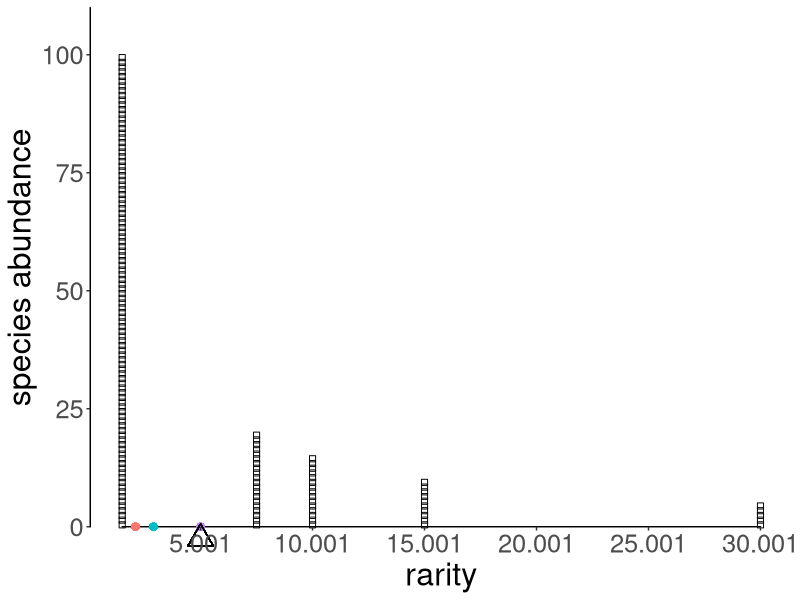
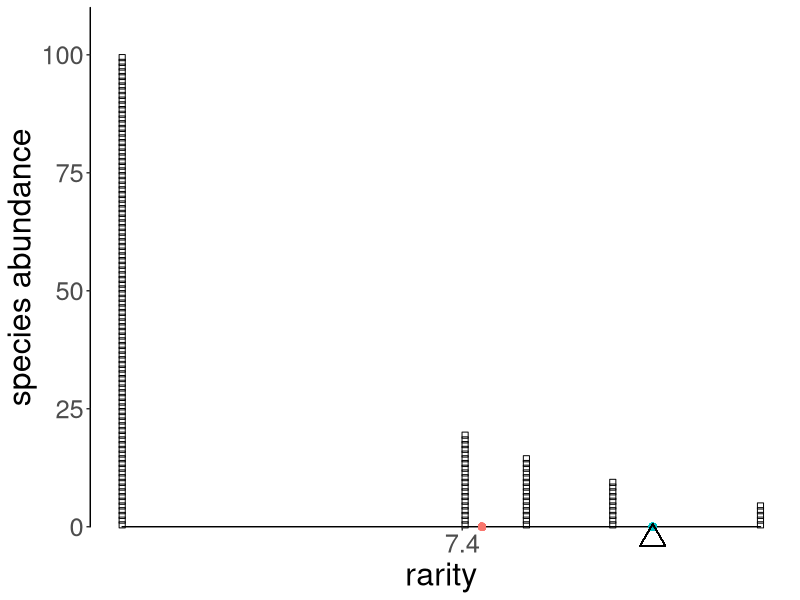
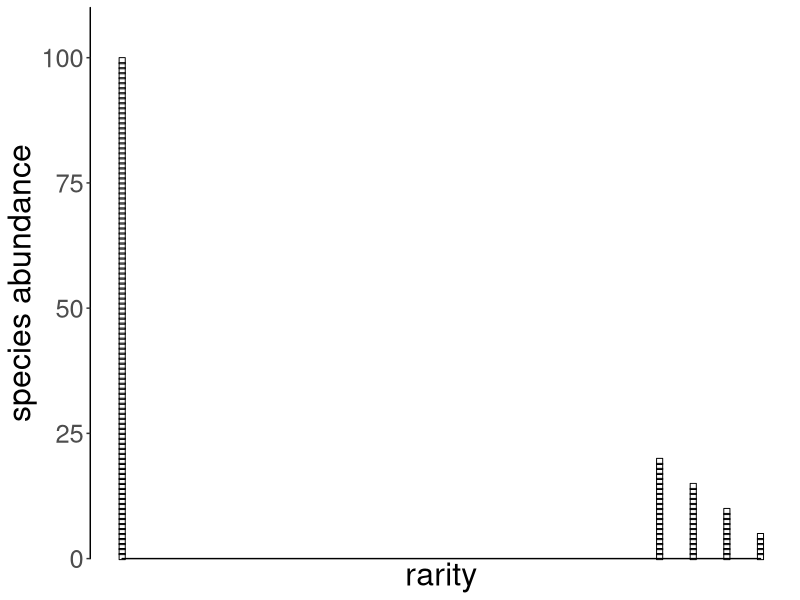

Recreate these plots in R, in order.
library(tidyverse)
library(ggthemes)
library(grid)

theme_set(theme_tufte(base_family = "sans"))
library(scales) # trans_new() is in the scales library

epsPretty <- 1e-4
offStart <- 1e-3

pfun=function(x, pow, offset=offStart){
	if (pow==0) return(log(x))
	r <- sign(pow)*(x+offset)^pow
	cat("pfun", x, "pow", pow, "v", r, "\n")
	return(r)
}

ipfun=function(x, pow, offset=offStart){
	if (pow==0) return(exp(x))
	r <- sign(pow)*(x)^(1/pow)
	cat("ipfun", x, "pow", pow, "v", r, "\n")
	return(r)
}

#add a diversity function to make graphs more complicated
dfun<-function(ab, l){ipfun(sum(ab*pfun(sum(ab)/ab, l))/sum(ab),l)}

## This is weird craftiness to make functions above work with coord_trans

prettify <- function(breaks){
    # round numbers, more aggressively the larger they are
    digits <- -floor(log10(abs(breaks))) + 1
    digits[breaks == 0] <- 0
    return(round(breaks, digits = digits))
}

power_trans = function(pow) trans_new(name="power"
    , transform = function(x) pfun(x, pow)
	, inverse = function(x) ipfun(x, pow)
	, breaks = function(x) prettify(
		trans_breaks(
			function(x) pfun(x, pow), function(x) ipfun(x, pow), n =5
		)
		(c(epsPretty,x)*1.1)
	)
    , domain = c(1, 10000)
)

#add some stupid columns and rows to df to make easier to graph
fancy_rep<-function(df){k<-data.frame(df[rep(1:nrow(df), df$abundance),])
    k %>% group_by(abundance) %>% mutate(gr=1:abundance)}

#Function to plot everything, with some complicated parts inside
rarity_plot <- function(abundance, p){
	rf <- tibble(names = as.factor(1:length(abundance))
		, abundance
		, rarity = sum(abundance)/abundance
	)
	div <- summarise(rf, div=ipfun(
		sum(abundance*pfun(rarity, p))/sum(abundance)
		, p
	)) %>% pull(div)
	
	rf2<-fancy_rep(rf) 
	
	rp <- (ggplot(rf2, aes(x=rarity))
	      
	       +geom_point(aes(y=gr-0.6), size=2, shape=22)
	       #line segment instead of stacked boxes
	    # + geom_segment(aes(x=rarity, xend=rarity, y=abundance, yend=0), size=1.6)

	    #This deals with clipping, but messes up axis ticks transformation
	   ## + coord_trans(x=power_trans(pow=p),clip="off")
	   + coord_cartesian(clip="off")
		#works with ticks but not fulcrum
	    + scale_x_continuous(trans=power_trans(pow=p))

	    # fix x-axis at y=0
		+ scale_y_continuous(expand=c(0,0))
		
		#this is what makes the axis lines... it is just a line segment from min to max of the provided data. breaks work with scale_x_continuous/ scale_y_continuous, which can use the whole trans argument. coord_trans doesn't play nice with that
		+ geom_rangeframe(aes(rarity, abundance)
		                  , data=data.frame(rarity=c(min(rf$rarity), max(rf$rarity)), abundance=c(0,max(rf$abundance)*1.1))
		                  , inherit.aes = F)
	
		+ theme(legend.position="none", text=element_text(size=23))
		+ labs(y="species abundance")
		
		#add colored marks for each mean
		+ geom_point(x=dfun(ab,1), y=0, color="#C77CFF", size=2)
		+ geom_point(x=dfun(ab,0), y=0, color="#00BFC4", size=2)
		+ geom_point(x=dfun(ab,-1), y=0, color="#F8766D", size=2)
		
    	#This is the fulcrum
		+ geom_point(x=div, y=-0.025*max(ab), size=6, shape=2)
	)
	return(rp)
}

#provide abundance vectors
# ab <- c(20,30,50)
ab<-c(100, 20, 15, 10, 5)
# ab<-c(50,20,30,5,3,2)


# quartz()
# pdf(file="rarity_seesaws_1.pdf")
rarity_plot(ab,1)
rarity_plot(ab,0)
rarity_plot(ab,-1)
dev.off()
